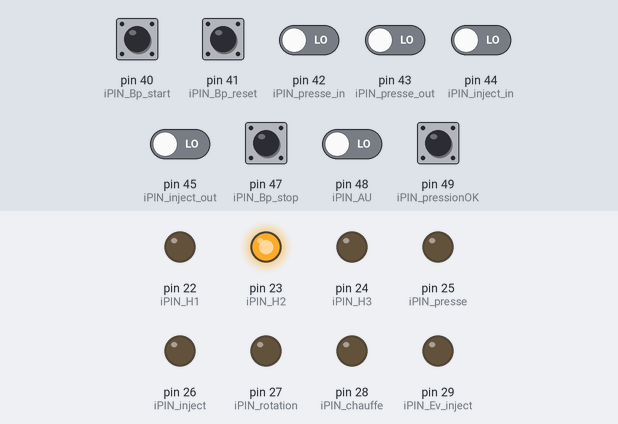
Bench run of a sketch on a simulated Arduino Mega 2560, built with avr-gcc and run on an emulated ATmega2560. Parts: output pins drawn as LEDs (lit = HIGH). The inputs (shaded band) are chosen by the test bench; at power-on: pin 40 (iPIN_Bp_start), pin 41 (iPIN_Bp_reset), pin 42 (iPIN_presse_in), pin 43 (iPIN_presse_out), pin 44 (iPIN_inject_in), pin 45 (iPIN_inject_out), pin 47 (iPIN_Bp_stop), pin 48 (iPIN_AU), pin 49 (iPIN_pressionOK) LOW. What the sketch prints to the serial monitor is not drawn.

Above: at 0.1 s.
Timing chart, 0 to 1.6 s (numbered marks = the images above):
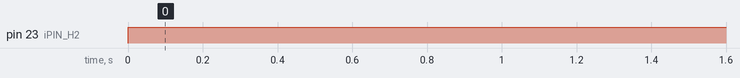

Measured:
- by itself, pin 23 (iPIN_H2): LOW → HIGH at 0.00 s

The sketch:

prepaExamenLogique.ino
```cpp
// flanc montant
class PositivEdge {
  private :
    boolean memPrevState;
    boolean out;
  public :
    PositivEdge(boolean condition);                      //constructor
    boolean eval(boolean condition);
    boolean get_out();
};
PositivEdge::PositivEdge(boolean condition) {
  this->memPrevState = condition;
}
boolean PositivEdge::eval(boolean condition) { //update positiv edge state must be done ONLY ONCE by loop cycle
  out = condition && !memPrevState;
  memPrevState = condition;
  return out;
}
boolean PositivEdge::get_out() {  //use get_out() to know positiv edge state (use more than once by cycle is possible)
  return this < - out;
} // fin flanc montant

class OnDelayTimer {

  private :
    unsigned long presetTime = 1000;
    unsigned long memStartTimer = 0;            //memory top timer activation
    unsigned long elpasedTime = 0;             //elapsed time from start timer activation
    boolean memStartActivation;                //for positive edge detection of the activation condition
    boolean outTimer;                          //timer's out : like normally open timer switch
  public :
    OnDelayTimer(unsigned long _presetTime);   //constructor
    boolean updtTimer(boolean activation);      //return tempo done must be executed on each program scan
    unsigned long get_elapsedTime();           //return
    set_presetTime(unsigned long _presetTime); //change defaut preset assigned when instance created
    boolean get_outTimer();

};//end class OnDelayTimer
//constructor
OnDelayTimer::OnDelayTimer(unsigned long presetTime) {
  this -> presetTime = presetTime;
}
boolean OnDelayTimer::updtTimer(boolean activation) {
  if (!activation) {
    elpasedTime = 0;
    memStartActivation = false;
    outTimer = false;
    return false;
  } else {

    if (!memStartActivation) {
      memStartTimer = millis();
      memStartActivation = true;
    }
    elpasedTime = millis() - memStartTimer;
    outTimer = elpasedTime >= this->presetTime; //update timer 's "switch"
    return  outTimer;

  }
}//end endTimer()
//constructor
boolean OnDelayTimer::get_outTimer() {

  return this->outTimer;
}

// pin de sortie 22->27

const int iPIN_H1 = 22;
const int iPIN_H2 = 23;
const int iPIN_H3 = 24;
const int iPIN_presse = 25;
const int iPIN_inject = 26;
const int iPIN_rotation = 27;
const int iPIN_chauffe = 28;
const int iPIN_Ev_inject = 29;

//pin entrée NO 40->46
const int iPIN_Bp_start = 40;
const int iPIN_Bp_reset = 41;
const int iPIN_presse_in = 42;
const int iPIN_presse_out = 43;
const int iPIN_inject_in = 44;
const int iPIN_inject_out = 45;

// pin entrée NF 47->49
const int iPIN_Bp_stop = 47;
const int iPIN_AU = 48;
const int iPIN_pressionOK = 49;

boolean H1, H2, H3, presse, inject, rotation, chauffe, Ev_inject = 0; //boolean sortie
boolean Bp_start, Bp_reset, presse_in, presse_out, inject_in, inject_out, Bp_stop, AU, pressionOK = 0; //boolean entrée
//variable additionel
boolean Stop, reset, defaut = 0;

// nombre étapes et transistions
const unsigned int nbStepPr = 6;
const unsigned int nbTransition = 7;
boolean stepPr[nbStepPr];
boolean transition[nbTransition];
boolean stepAU[2];
boolean transitionAU[2];
boolean stepLed[2];
boolean transitionLed[2];

//déclaration débug
String strDebugLine;
int stp, stpAU, stpLed;// étape numéro x dans le debug

// déclaration des flanc montant à getter: PositivEdge nomDeVariable(nomDeVariable à évaluer)
PositivEdge posEdge_Bp_start(Bp_start);
PositivEdge posEdge_Bp_reset(Bp_reset);
// déclaration timer : OnDelayTimer nomDeVariable(temps en milliseconde);
OnDelayTimer timerstepPr4(2000);
OnDelayTimer timerstepLed0(1000);
OnDelayTimer timerstepLed1(1000);

void setup() {
  Serial.begin(9600); // déclaration moniteur série
  // sortie
  pinMode(iPIN_H1, OUTPUT);
  pinMode(iPIN_H2, OUTPUT);
  pinMode(iPIN_H3, OUTPUT);
  pinMode(iPIN_presse, OUTPUT);
  pinMode(iPIN_inject, OUTPUT);
  pinMode(iPIN_rotation, OUTPUT);
  pinMode(iPIN_chauffe, OUTPUT);
  pinMode(iPIN_Ev_inject, OUTPUT);
  //entrée
  pinMode(iPIN_Bp_start, INPUT);
  pinMode(iPIN_Bp_reset, INPUT);
  pinMode(iPIN_presse_in, INPUT);
  pinMode(iPIN_presse_out, INPUT);
  pinMode(iPIN_inject_in, INPUT);
  pinMode(iPIN_inject_out, INPUT);
  pinMode(iPIN_pressionOK, INPUT);

  pinMode(iPIN_Bp_stop, INPUT);
  pinMode(iPIN_AU, INPUT);

  stepPr[0] = true; // début stepPr
  stepAU[0] = true;
  stepLed[0] = true;
}

void loop() {
  //lecture entrée
  Bp_start = digitalRead (iPIN_Bp_start);
  Bp_reset = digitalRead (iPIN_Bp_reset);
  presse_in = digitalRead (iPIN_presse_in);
  presse_out = digitalRead (iPIN_presse_out);
  inject_in = digitalRead (iPIN_inject_in);
  inject_out = digitalRead (iPIN_inject_out);
  Bp_stop = digitalRead (iPIN_Bp_stop);
  AU = digitalRead (iPIN_AU);
  pressionOK = digitalRead (iPIN_pressionOK);
  defaut = AU && pressionOK;


  //evaluation flanc montant: posEdge_nomDeVariable.eval(nomDeVariable)
  posEdge_Bp_start.eval(Bp_start);
  posEdge_Bp_reset.eval(Bp_reset);

  // déclaration des transitions
  transition[0] = stepPr[0] && posEdge_Bp_start.get_out() && Bp_stop && AU;
  transition[1] = stepPr[1] && presse_in && inject_in;
  transition[2] = stepPr[2] && presse_out;
  transition[3] = stepPr[3] && inject_out;
  transition[4] = stepPr[4] && timerstepPr4.get_outTimer();
  transition[5] = stepPr[5] && presse_in && inject_in && !Stop;
  transition[6] = stepPr[5] && presse_in && inject_in && Stop;


  // stepPr non linéraire
  if (transition[0]) {
    stepPr[0] = false;
    stepPr[1] = true;
  }
  if (transition[1]) {
    stepPr[1] = false;
    stepPr[2] = true;
  }
  if (transition[2]) {
    stepPr[2] = false;
    stepPr[3] = true;
  }
  if (transition[3]) {
    stepPr[3] = false;
    stepPr[4] = true;
  }
  if (transition[4]) {
    stepPr[4] = false;
    stepPr[5] = true;
  }
  if (transition[5]) {
    stepPr[5] = false;
    stepPr[2] = true;
  }
  if (transition[6]) {
    stepPr[5] = false;
    stepPr[0] = true;
  }

  Stop = (Stop || !Bp_stop) && !stepPr[0];

  // G7 AU
  transitionAU[0] = stepAU[0] && !defaut;
  transitionAU[1] = stepAU[1] && defaut && !reset;

  if (transitionAU[0]) {
    stepAU[0] = false;
    stepAU[1] = true;
  }
  if (transitionAU[1]) {
    stepAU[1] = false;
    stepAU[0] = true;
  }

  reset = (reset || stepAU[0]) && !posEdge_Bp_reset.get_out();

  //G7 led
  transitionLed[0] = stepLed[0] && timerstepLed0.get_outTimer() && reset;
  transitionLed[1] = stepLed[1] && timerstepLed1.get_outTimer();

  if (transitionLed[0]) {
    stepLed[0] = false;
    stepLed[1] = true;
  }
  if (transitionLed[1]) {
    stepLed[1] = false;
    stepLed[0] = true;
  }

  //déclaration code
  if (stepAU[1]) {
    stepPr [0] = true;
    for (int i = 1; i < nbStepPr; i++) {
      stepPr [i] = false;
    }
  }


  //sortie activée par Step (sortie = stepPr[x])
  H1 = !stepPr[0];
  H2 = stepLed[0] && stepAU[1];
  H3 = stepPr[0] && stepAU[0];
  presse = stepPr[2] || stepPr[3] || stepPr[4];
  inject = stepPr[3] || stepPr[4];
  rotation = stepPr[2] || stepPr[3] || stepPr[4] || stepPr[5];
  chauffe = stepPr[2] || stepPr[3] || stepPr[4] || stepPr[5];
  Ev_inject = stepPr[4] && presse_out;

  // timer update (s'active à l'étape x)
  timerstepPr4.updtTimer(stepPr[4]);
  timerstepLed0.updtTimer(stepLed[0]);
  timerstepLed1.updtTimer(stepLed[1]);

  //association Sortie-Pin
  digitalWrite (iPIN_H1, H1);
  digitalWrite (iPIN_H2, H2);
  digitalWrite (iPIN_H3, H3);
  digitalWrite (iPIN_presse, presse);
  digitalWrite (iPIN_inject, inject);
  digitalWrite (iPIN_rotation, rotation);
  digitalWrite (iPIN_chauffe, chauffe);
  digitalWrite (iPIN_Ev_inject, Ev_inject);

  //debug: étapes active
  for (int i = 0; i < nbStepPr; i++) {
    if (stepPr[i]) {
      stp = i;
      break;
    }
  }
  for (int i = 0; i < 2; i++) {
    if (stepAU[i]) {
      stpAU = i;
      break;
    }
  } for (int i = 0; i < 2; i++) {
    if (stepLed[i]) {
      stpLed = i;
      break;
    }
  }

  // sortie debug
  strDebugLine = "stepPr:" + String(stp, DEC) + " stepAU:" + String(stpAU, DEC) + " stepLed:" + String(stpLed, DEC) +
                 " Bp_start:" + String(Bp_start, DEC) + " Bp_reset:" + String(Bp_reset, DEC) + " presse_in:" + String(presse_in, DEC) + " presse_out:" + String(presse_out, DEC) + " inject_in:" + String(inject_in, DEC) +  " inject_out:" + String(inject_out, DEC) +
                 " Bp_stop:" + String(Bp_stop, DEC) + " AU:" + String(AU, DEC) +
                 " H1:" + String(H1, DEC) + " H2:" + String(H2, DEC) + " H3:" + String(H3, DEC) + " presse:" + String(presse, DEC) + " inject:" + String(inject, DEC) + " rotation:" + String(rotation, DEC) + " chauffe:" + String(chauffe, DEC) + " Ev_inject:" + String(Ev_inject, DEC);
  Serial.println(strDebugLine);
}
```
